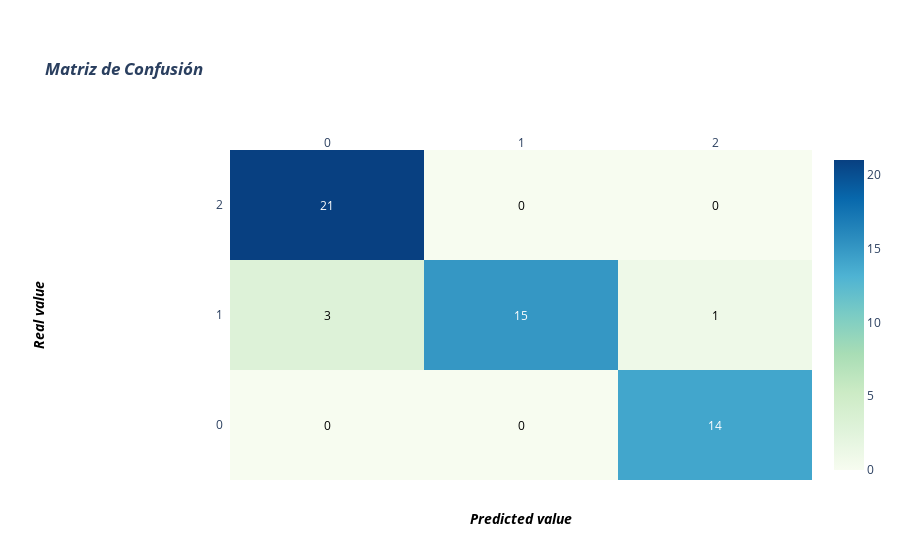

Notebook cell for this chart:
### Code cell
def grafica():
    '''Graficar la matriz de confusion con diseños estructurados'''
    z = matrizConfusion()
    x = [0, 1, 2]
    y =  [2, 1, 0]
    z_text = [[str(y) for y in x] for x in z]
    fig = ff.create_annotated_heatmap(z, x=x, y=y, annotation_text=z_text, colorscale='GnBu')
    fig.update_layout(title_text='<i><b>Matriz de Confusión</b></i>')
    fig.add_annotation(dict(font=dict(color="black",size=14),
                            x=0.5,
                            y=-0.15,
                            showarrow=False,
                            text='<i><b>Predicted value</b></i>',
                            xref="paper",
                            yref="paper"))
    fig.add_annotation(dict(font=dict(color="black",size=14),
                            x=-0.35,
                            y=0.5,
                            showarrow=False,
                            text='<i><b>Real value</b></i>',
                            textangle=-90,
                            xref="paper",
                            yref="paper"))
    fig.update_layout(margin=dict(t=150, l=230))
    fig['data'][0]['showscale'] = True
    fig.show()
print(grafica.__doc__)
print(grafica())

### Figure 1 — Plotly figure (JSON) as saved in the notebook; plotly's stock layout.template omitted (floating-point values rounded to 4 significant figures)
{"data": [{"colorscale": [[0, "rgb(247,252,240)"], [0.125, "rgb(224,243,219)"], [0.25, "rgb(204,235,197)"], [0.375, "rgb(168,221,181)"], [0.5, "rgb(123,204,196)"], [0.625, "rgb(78,179,211)"], [0.75, "rgb(43,140,190)"], [0.875, "rgb(8,104,172)"], [1, "rgb(8,64,129)"]], "reversescale": false, "showscale": true, "type": "heatmap", "x": [0, 1, 2], "y": [2, 1, 0], "z": [[21, 0, 0], [3, 15, 1], [0, 0, 14]]}], "layout": {"annotations": [{"font": {"color": "#FFFFFF"}, "showarrow": false, "text": "21", "x": 0, "xref": "x", "y": 2, "yref": "y"}, {"font": {"color": "#000000"}, "showarrow": false, "text": "0", "x": 1, "xref": "x", "y": 2, "yref": "y"}, {"font": {"color": "#000000"}, "showarrow": false, "text": "0", "x": 2, "xref": "x", "y": 2, "yref": "y"}, {"font": {"color": "#000000"}, "showarrow": false, "text": "3", "x": 0, "xref": "x", "y": 1, "yref": "y"}, {"font": {"color": "#FFFFFF"}, "showarrow": false, "text": "15", "x": 1, "xref": "x", "y": 1, "yref": "y"}, {"font": {"color": "#000000"}, "showarrow": false, "text": "1", "x": 2, "xref": "x", "y": 1, "yref": "y"}, {"font": {"color": "#000000"}, "showarrow": false, "text": "0", "x": 0, "xref": "x", "y": 0, "yref": "y"}, {"font": {"color": "#000000"}, "showarrow": false, "text": "0", "x": 1, "xref": "x", "y": 0, "yref": "y"}, {"font": {"color": "#FFFFFF"}, "showarrow": false, "text": "14", "x": 2, "xref": "x", "y": 0, "yref": "y"}, {"font": {"color": "black", "size": 14}, "showarrow": false, "text": "<i><b>Predicted value</b></i>", "x": 0.5, "xref": "paper", "y": -0.15, "yref": "paper"}, {"font": {"color": "black", "size": 14}, "showarrow": false, "text": "<i><b>Real value</b></i>", "textangle": -90, "x": -0.35, "xref": "paper", "y": 0.5, "yref": "paper"}], "margin": {"l": 230, "t": 150}, "title": {"text": "<i><b>Matriz de Confusión</b></i>"}, "xaxis": {"dtick": 1, "gridcolor": "rgb(0, 0, 0)", "side": "top", "ticks": ""}, "yaxis": {"dtick": 1, "ticks": "", "ticksuffix": "  "}}}
